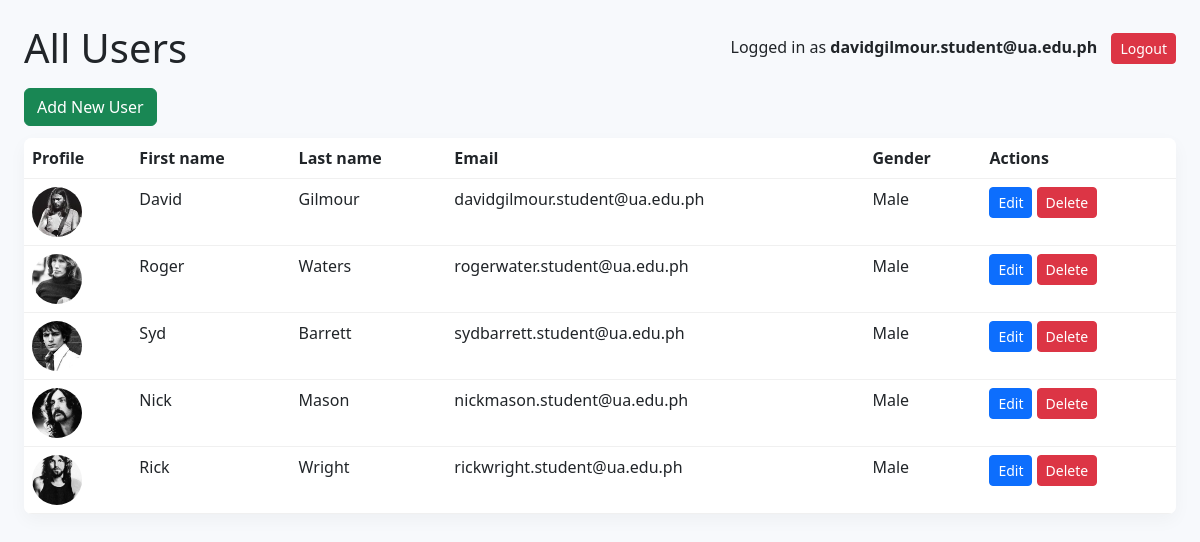
/users/ (signed in), run on the app's committed database.
### myapp/models.py (models this page shows, shortened)
class UserRegistration(models.Model):
    first_name = models.CharField(max_length=100)
    last_name = models.CharField(max_length=100)
    email = models.EmailField(max_length=250)
    password = models.CharField(max_length=150)
    date_registered = models.DateTimeField(auto_now_add=True)
    gender = models.CharField(max_length=16)
    profile_picture = models.ImageField(
        upload_to='profile_pictures/',
        blank=True,
        null=True
    )

### myapp/views.py (the view)
# urls.py: path('users/', views.user_list_view, name='user_list'),
def user_list_view(request):
    if 'user_id' not in request.session:
        return redirect('login')
    users = UserRegistration.objects.all()
    return render(request, 'myapp/user_list.html', {'users': users})

### myapp/templates/myapp/user_list.html (shortened to what this page needs)
<!DOCTYPE html>
<html>
<head>
    <link href="https://cdn.jsdelivr.net/npm/bootstrap@5.3.0/dist/css/bootstrap.min.css" rel="stylesheet">
</head>
<body>
  <div class="top">
    <h1 style="margin:0;">All Users</h1>
    <div>
      Logged in as <strong>{{ request.session.user_email }}</strong>
      <a href="{% url 'logout' %}" class="btn btn-danger btn-sm" style="margin-left:10px;">Logout</a>
    </div>
  </div>
  <div style="margin-bottom: 12px;">
    <a href="{% url 'user_create' %}" class="btn btn-success">Add New User</a>
  </div>
  <table class="table">
    <thead>
      <tr>
        <th>Profile</th>
        <th>First name</th>
        <th>Last name</th>
        <th>Email</th>
        <th>Gender</th>
        <th>Actions</th>
      </tr>
    </thead>
    <tbody>
      {% for u in users %}
      <tr>
        <td>
            {% if u.profile_picture %}
                <img src="{{ u.profile_picture.url }}" width="50" height="50" style="object-fit:cover; border-radius:50%;">
            {% else %}
                <span class="text-muted">No Img</span>
            {% endif %}
        </td>
        <td>{{ u.first_name }}</td>
        <td>{{ u.last_name }}</td>
        <td>{{ u.email }}</td>
        <td>{{ u.gender }}</td>
        <td>
            <a href="{% url 'user_update' u.id %}" class="btn btn-sm btn-primary">Edit</a>
            <a href="{% url 'user_delete' u.id %}" class="btn btn-sm btn-danger">Delete</a>
        </td>
      </tr>
      {% empty %}
      <tr><td colspan="6">No users found.</td></tr>
      {% endfor %}
    </tbody>
  </table>
</body>
</html>

### myapp/templates/myapp/user_list.html (style rules this page uses)
body { padding: 24px; background: #f7f9fc; }
.top { display: flex; justify-content: space-between; align-items: center; margin-bottom: 16px; }
table { width: 100%; border-collapse: collapse; background: white; border-radius: 8px; overflow: hidden; box-shadow: 0 6px 18px rgba(0,0,0,0.04); }
th, td { padding: 12px 16px; text-align: left; border-bottom: 1px solid #f0f0f0; }
th { background: #eef3fb; font-weight: 700; }

### data on the page
UserRegistration: session.user_email "davidgilmour.student@ua.edu.ph", profile_picture (picture), first_name "David", last_name "Gilmour", email "davidgilmour.student@ua.edu.ph", gender "Male"
UserRegistration: profile_picture (picture), first_name "Roger", last_name "Waters", email "rogerwater.student@ua.edu.ph", gender "Male"
UserRegistration: profile_picture (picture), first_name "Syd", last_name "Barrett", email "sydbarrett.student@ua.edu.ph", gender "Male"
UserRegistration: profile_picture (picture), first_name "Nick", last_name "Mason", email "nickmason.student@ua.edu.ph", gender "Male"
UserRegistration: profile_picture (picture), first_name "Rick", last_name "Wright", email "rickwright.student@ua.edu.ph", gender "Male"
